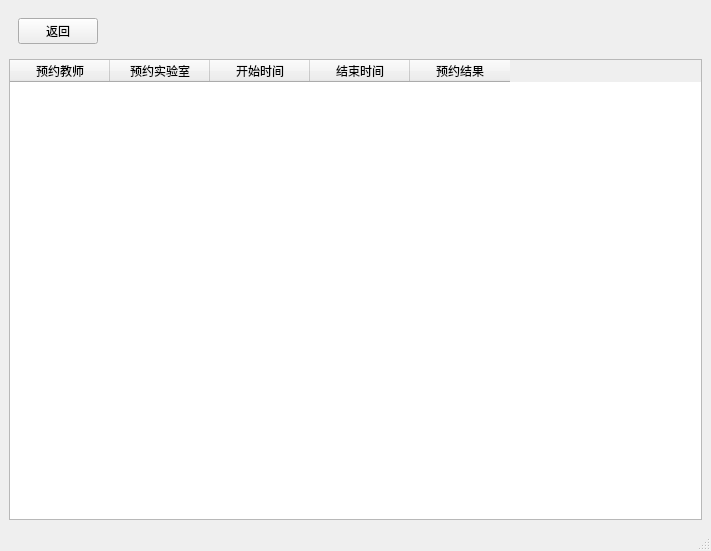
<?xml version="1.0" encoding="UTF-8"?>
<ui version="4.0">
 <class>View_myreservation</class>
 <widget class="QMainWindow" name="View_myreservation">
  <property name="geometry">
   <rect>
    <x>0</x>
    <y>0</y>
    <width>711</width>
    <height>551</height>
   </rect>
  </property>
  <property name="windowTitle">
   <string>View_myreservation</string>
  </property>
  <widget class="QWidget" name="centralwidget">
   <layout class="QGridLayout" name="gridLayout" rowstretch="1,18,0">
    <item row="0" column="0">
     <widget class="QWidget" name="widget" native="true">
      <layout class="QFormLayout" name="formLayout">
       <item row="0" column="0">
        <widget class="QPushButton" name="pushButton">
         <property name="text">
          <string>返回</string>
         </property>
        </widget>
       </item>
       <item row="0" column="1">
        <widget class="QWidget" name="widget_2" native="true"/>
       </item>
      </layout>
     </widget>
    </item>
    <item row="1" column="0">
     <widget class="QTableWidget" name="tableWidget">
      <column>
       <property name="text">
        <string>预约教师</string>
       </property>
      </column>
      <column>
       <property name="text">
        <string>预约实验室</string>
       </property>
      </column>
      <column>
       <property name="text">
        <string>开始时间</string>
       </property>
      </column>
      <column>
       <property name="text">
        <string>结束时间</string>
       </property>
      </column>
      <column>
       <property name="text">
        <string>预约结果</string>
       </property>
      </column>
     </widget>
    </item>
   </layout>
  </widget>
  <widget class="QStatusBar" name="statusbar"/>
 </widget>
 <resources/>
 <connections/>
</ui>
